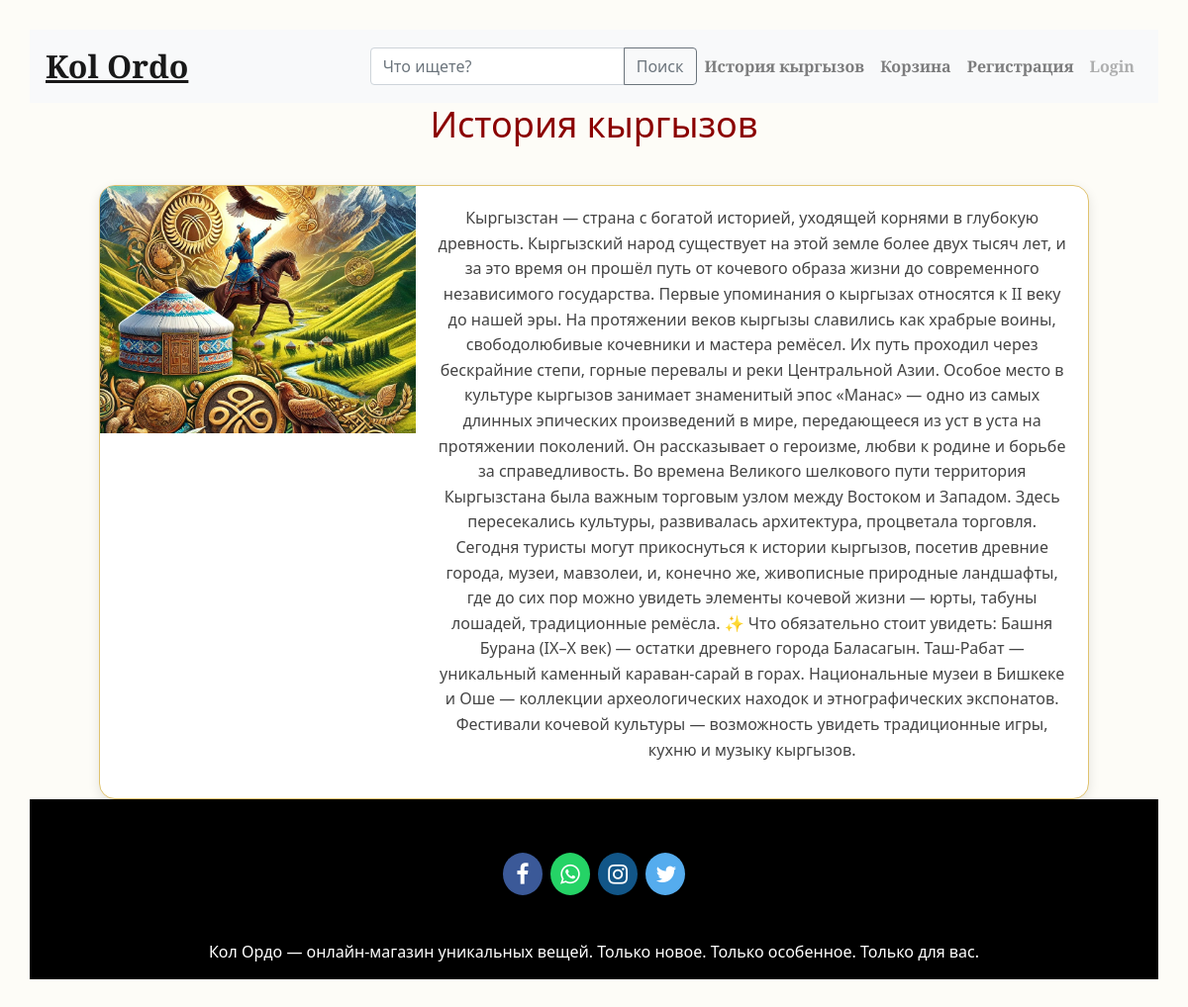
The app's page /history with its own data.
### store/models/product.py (models this page shows, shortened)
class History(models.Model):
    title = models.CharField(max_length=50)
    image = models.ImageField(upload_to="image/")
    description = models.TextField(max_length=2000)

### store/views/home.py (the view)
# urls.py: path('history', history, name='history'),
def history(request):
    histories = History.objects.all()
    context = {
        "histories": histories
    }
    return render(request, 'history.html', context)

### store/templates/history.html (shortened to what this page needs)
{% extends 'base.html' %}
{% block content %}
<!DOCTYPE html>
<html lang="ru">
<head>
</head>
<body>
<h1>История кыргызов</h1>
<div class="history-container">
  {% for history in histories %}
  <div class="history-card">
    <img class="history-image" src="{{ history.image.url }}">
    <div class="history-content">
      <p>{{ history.description }}</p>
    </div>
  </div>
  {% endfor %}
</div>
</body>
</html>
{% endblock %}

### store/templates/base.html (style rules this page uses)
p { text-align: center; }

### store/templates/history.html (style rules this page uses)
body { font-family: 'Segoe UI', sans-serif; background: #fdfcf7; margin: 0; padding: 30px; color: #333; }
h1 { text-align: center; font-size: 36px; color: #8B0000; margin-bottom: 40px; }
.history-container { display: flex; flex-direction: column; gap: 30px; max-width: 1000px; margin: 0 auto; }
.history-card { display: flex; background-color: #fff; border: 1px solid #e0c36f; border-radius: 16px; overflow: hidden; box-shadow: 0 4px 12px rgba(0, 0, 0, 0.1); transition: transform 0.2s ease; }
.history-image { flex: 1; min-width: 300px; max-width: 350px; height: 250px; object-fit: cover; }
.history-content { flex: 2; padding: 20px; display: flex; flex-direction: column; justify-content: center; }
.history-content p { font-size: 16px; line-height: 1.6; color: #444; }

### records on screen
History: image (picture), description "Кыргызстан — страна с богатой историей, уходящей корнями в глубокую древность. Кыргызский народ существует на этой земле более двух тысяч лет, и за это время он прошёл путь от кочевого образа жизни до современного независимого государства. Первые упоминания о кыргызах относятся к II веку до нашей эры. На протяжении веков кыргызы славились как храбрые воины, свободолюбивые кочевники и мастера ремёсел. Их путь проходил через бескрайние степи, горные перевалы и реки Центральной Азии. Особое место в культуре кыргызов занимает знаменитый эпос «Манас» — одно из самых длинных эпических произведений в мире, передающееся из уст в уста на протяжении поколений. Он рассказывает о героизме, любви к…"
